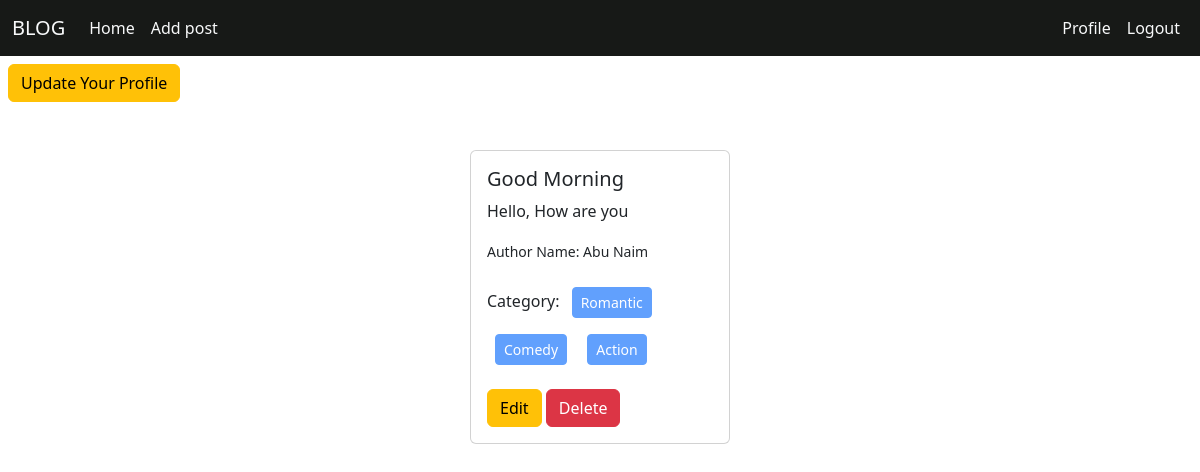
The page /author/profile/ (signed in) on the database as committed earlier.
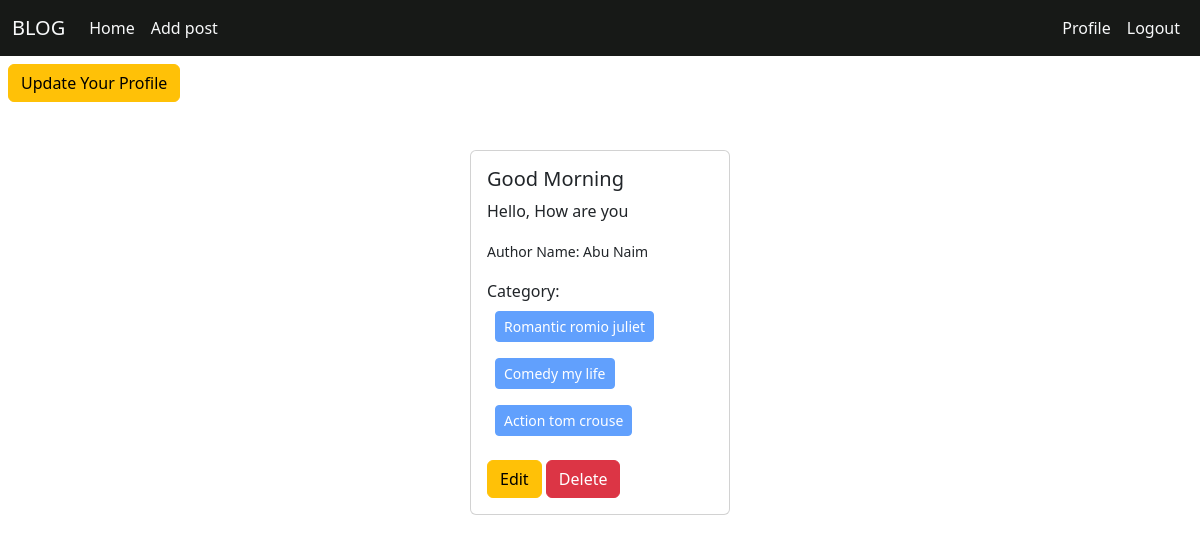
The same page on the database as committed later.
### categories/models.py (models this page shows, shortened)
class Category(models.Model):
    name = models.CharField(max_length = 100)
    slug = models.SlugField(max_length=100, unique=True, null=True, blank=True)

### author/views.py (the view)
# urls.py: path('profile/', views.profile, name='profile'),
@login_required
def profile(request):
    post = Post.objects.filter(author = request.user)
    return render(request, 'profile.html', {'data':post})

### author/templates/profile.html
{% extends 'base.html' %}
{% block content %}
<a class="btn btn-warning mt-2 mx-2" href="{% url 'update_profile' %}">Update Your Profile</a>
<div class="d-flex flex-wrap justify-content-center px-5 py-5">
    {% for post in data %}
    <div class="col-sm-3">
      <div class="card mx-2">
        <div class="card-body">
          <h5 class="card-title">{{ post.title }}</h5>
          <p class="card-text">{{ post.content | truncatewords:30 }}</p>
          <p class="card-text"><small>Author Name: {{post.author.first_name}} {{post.author.last_name}}</small></p>
          <p>Category:
            {% for cat in post.category.all%}
            <button class="btn btn-primary btn-sm disabled m-2">{{cat.name}}</button>
            {% endfor %}
          </p>
          <a href="{% url 'edit_post' post.id %}" class="btn btn-warning">Edit</a>
          <a href="{% url 'delete_post' post.id %}" class="btn btn-danger ">Delete</a>
        </div>
      </div>
    </div>
    {% endfor %}
  </div>
{% endblock %}

Rows that differ between the two databases and show on the page:
changed Category: name "Romantic" → "Romantic romio juliet"
changed Category: name "Comedy" → "Comedy my life"
changed Category: name "Action" → "Action tom crouse"
